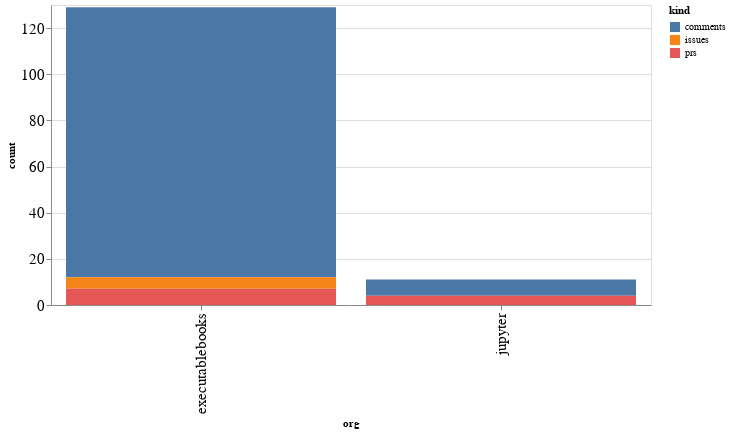

Write notebook code for a chart like this one.
### Code cell
alt.Chart(org_summaries, width=600).mark_bar().encode(
    x='org',
    y='count',
    color='kind',
    tooltip="org"
)

### Figure 1 — Vega-Lite specification as saved in the notebook (floating-point values rounded to 4 significant figures)
{"config": {"axisLeft": {"labelFontSize": 15}, "axisBottom": {"labelFontSize": 15}}, "data": {"name": "data-1810c22e59c6cab39d9a1fbf07e53f8f"}, "mark": "bar", "encoding": {"color": {"type": "nominal", "field": "kind"}, "tooltip": {"type": "nominal", "field": "org"}, "x": {"type": "nominal", "field": "org"}, "y": {"type": "quantitative", "field": "count"}}, "width": 600, "$schema": "https://vega.github.io/schema/vega-lite/v4.8.1.json", "datasets": {"data-1810c22e59c6cab39d9a1fbf07e53f8f": [{"org": "executablebooks", "kind": "comments", "count": 117}, {"org": "executablebooks", "kind": "issues", "count": 5}, {"org": "executablebooks", "kind": "prs", "count": 7}, {"org": "jupyter", "kind": "comments", "count": 7}, {"org": "jupyter", "kind": "prs", "count": 4}]}}
